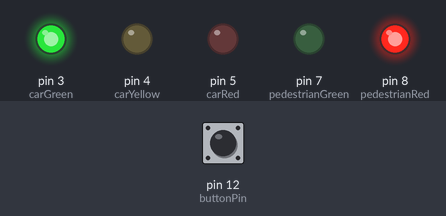
Simulated run of this sketch. Board: Arduino Uno, built with avr-gcc and run on an emulated ATmega328P. Parts: output pins drawn as LEDs (lit = HIGH). Inputs (shaded band) come from the test bench; at power-on: pin 12 (buttonPin) LOW.

Above: at 1.2 s.
1.3 s: pin 12 (buttonPin) pulled HIGH for 0.15 s
At 5.6 s:
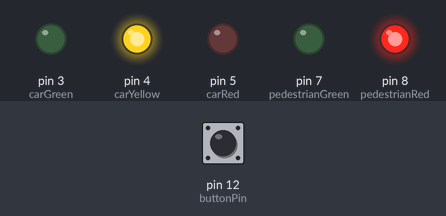
At 7.9 s:
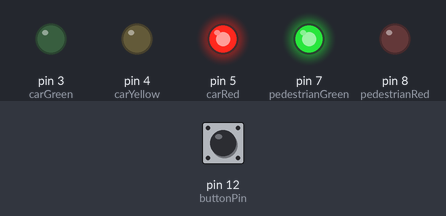
Timing chart, 0 to 18.8 s (numbered marks = the images above; inputs shaded):
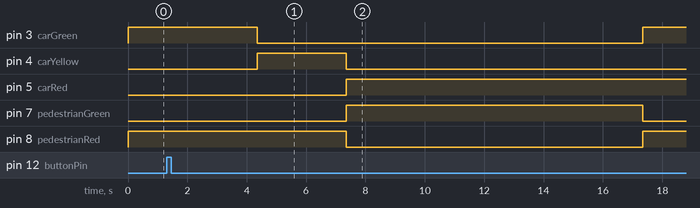

The sketch:

trafficLights.ino
```cpp
// constants won't change. They're used here to
// set pin numbers:
const int buttonPin = 12;

const int carGreen = 3;
const int carYellow = 4;
const int carRed = 5;

const int pedestrianGreen = 7;
const int pedestrianRed = 8;


int buttonState;             // the current reading from the input pin
int lastButtonState = LOW;   // the previous reading from the input pin

// the following variables are unsigned long's because the time, measured in miliseconds,
// will quickly become a bigger number than can be stored in an int.
unsigned long lastDebounceTime = 0;  // the last time the output pin was toggled
unsigned long debounceDelay = 50;    // the debounce time; increase if the output flickers

void setup() {
  pinMode(buttonPin, INPUT);
  pinMode(carGreen, OUTPUT);
  pinMode(carYellow, OUTPUT);
  pinMode(carRed, OUTPUT);
  pinMode(pedestrianGreen, OUTPUT);
  pinMode(pedestrianRed,OUTPUT);


}

void carStop(void){
  delay(3000);
  digitalWrite(carGreen, LOW);
  for(int i = 0; i <= 5; i++){
    digitalWrite(carYellow,HIGH);
    delay(500);
    digitalWrite(carYellow,LOW);
  }
  digitalWrite(carRed,HIGH);
}

void pedestrianGo(void){
  digitalWrite(pedestrianRed,LOW);
  digitalWrite(pedestrianGreen,HIGH);
  delay(10000);
  digitalWrite(pedestrianGreen,LOW);
  digitalWrite(pedestrianRed,HIGH);
}

void loop() {
  digitalWrite(carGreen,HIGH);
  digitalWrite(pedestrianRed,HIGH);
  // read the state of the switch into a local variable:
  int reading = digitalRead(buttonPin);

  // check to see if you just pressed the button
  // (i.e. the input went from LOW to HIGH),  and you've waited
  // long enough since the last press to ignore any noise:

  // If the switch changed, due to noise or pressing:
  if (reading != lastButtonState) {
    // reset the debouncing timer
    lastDebounceTime = millis();
  }

  if ((millis() - lastDebounceTime) > debounceDelay) {
    // whatever the reading is at, it's been there for longer
    // than the debounce delay, so take it as the actual current state:

    // if the button state has changed:
    if (reading != buttonState) {
      buttonState = reading;

      // only toggle the LED if the new button state is HIGH
      if (buttonState == HIGH) {
         carStop();
         pedestrianGo();
      }
    }
  }

  // save the reading.  Next time through the loop,
  // it'll be the lastButtonState:
  lastButtonState = reading;
}
```

Measured:
- after the input at 1.3 s, pin 3 (carGreen): HIGH → LOW after 3.1 s, → HIGH 13.0 s later; pin 4 (carYellow): LOW → HIGH after 3.1 s, → LOW 3.0 s later; pin 5 (carRed): LOW → HIGH after 6.1 s; pin 7 (pedestrianGreen): LOW → HIGH after 6.1 s, → LOW 10.0 s later; pin 8 (pedestrianRed): HIGH → LOW after 6.1 s, → HIGH 10.0 s later
